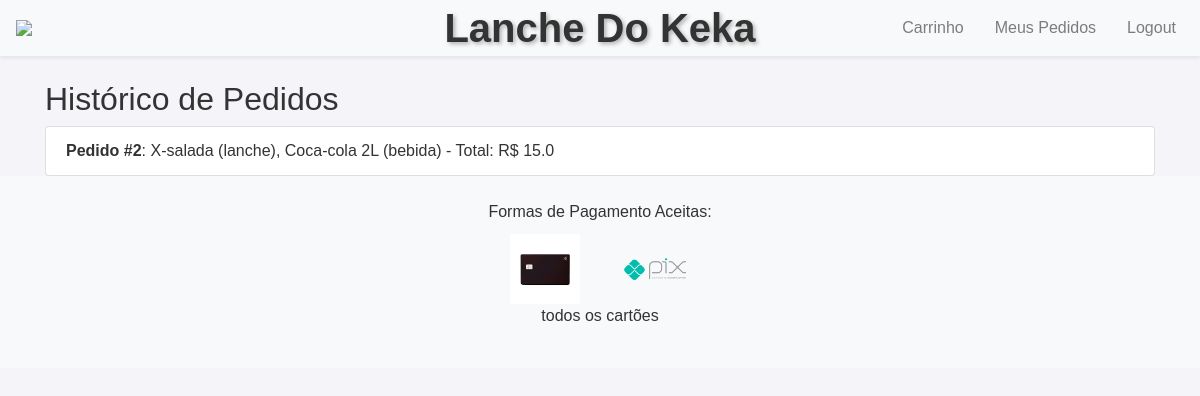
The app's page /orders (signed in) with its own data.
### tables this page shows
CREATE TABLE pedidos (
            id INTEGER PRIMARY KEY AUTOINCREMENT,
            user_id INTEGER,
            itens TEXT NOT NULL,
            total REAL NOT NULL,
            FOREIGN KEY(user_id) REFERENCES users(id)
        );

### api/app.py (the view)
@app.route('/orders')
@login_required
def orders():
    conn = sqlite3.connect('database.db')
    cursor = conn.cursor()
    cursor.execute('SELECT * FROM pedidos WHERE user_id = ?', (session['user_id'],))
    pedidos = cursor.fetchall()
    conn.close()
    return render_template('orders.html', pedidos=pedidos)

### api/app.py (called while the page is built)
def login_required(f):
    @wraps(f)
    def wrap(*args, **kwargs):
        if 'user_id' not in session:
            flash('Por favor, faça login para acessar esta página.', 'warning')
            return redirect(url_for('login'))
        return f(*args, **kwargs)
    return wrap

### templates/orders.html (shortened to what this page needs)
{% extends "layout.html" %}
{% block content %}
<h2>Histórico de Pedidos</h2>
<ul class="list-group">
    {% for pedido in pedidos %}
    <li class="list-group-item">
        <strong>Pedido #{{ pedido[0] }}</strong>: {{ pedido[2] }} - Total: R$ {{ pedido[3] }}
    </li>
    {% endfor %}
</ul>
{% endblock %}

### static/styles.css (style rules this page uses)
body { font-family: 'Arial', sans-serif; background-color: #f4f4f9; color: #333; margin: 0; padding: 0; }
html, body { height: 100%; margin: 0; display: flex; flex-direction: column; }

### records on screen
pedidos: id "2", itens "X-salada (lanche), Coca-cola 2L (bebida)", total "15.0"
